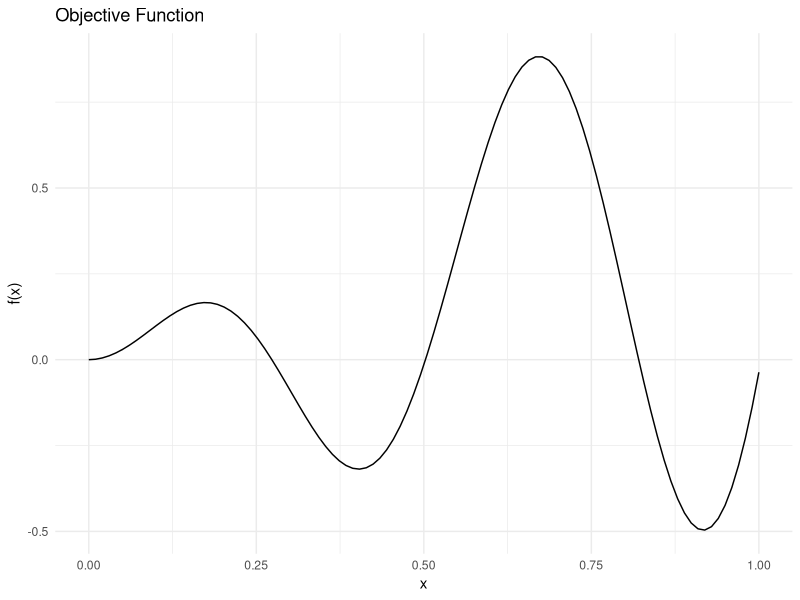
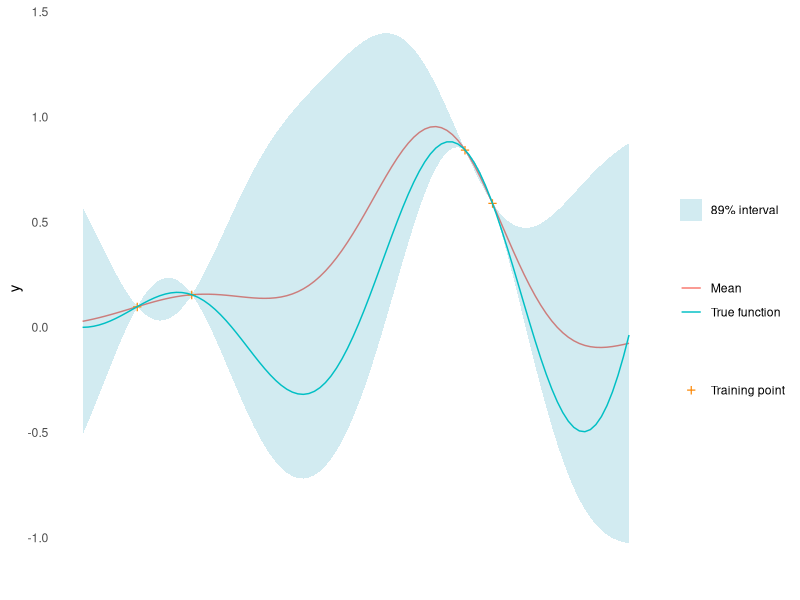
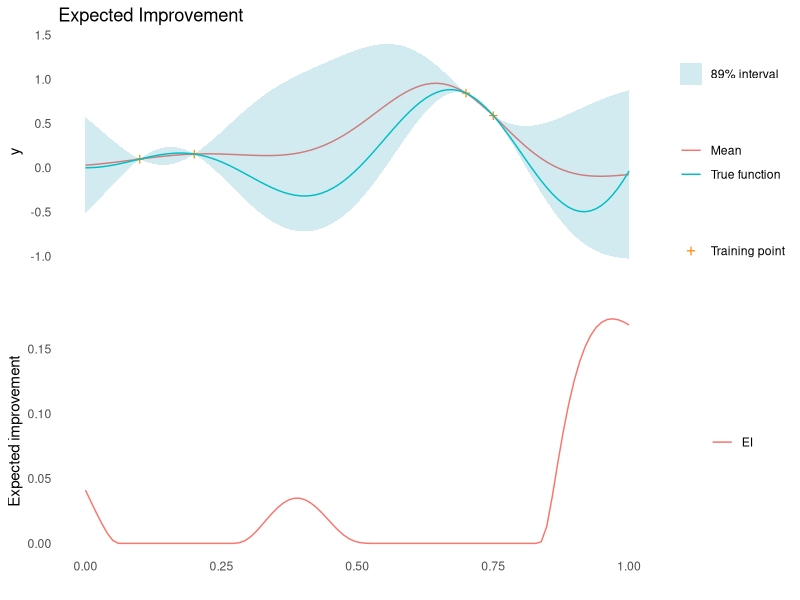
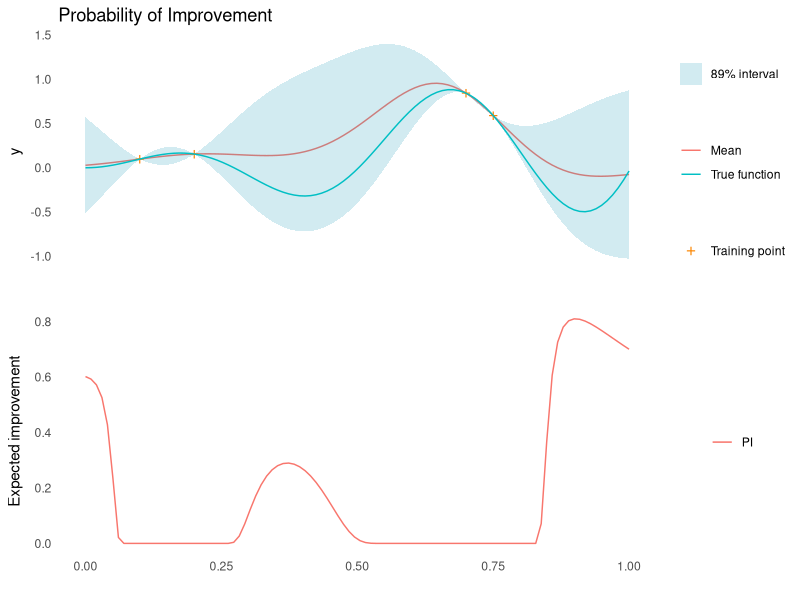
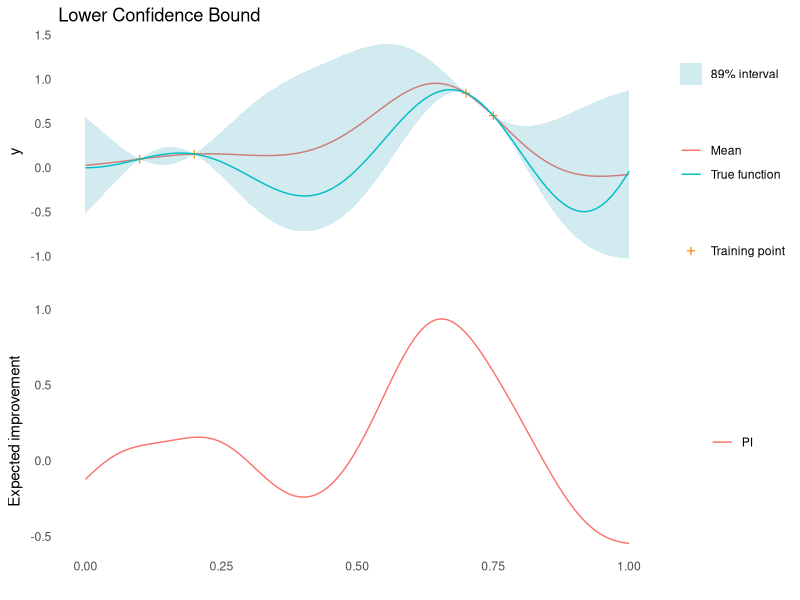

Write R code to recreate these figures, in order.
## ---- chunk 1
library(ggplot2)
library(magrittr)
set.seed(4444)
## ---- chunk 2
objective_function <- function(x) {
  sin(12 * x) * x + 0.5 * x^2
}
X_pred <- matrix(seq(0, 1, length.out = 100), 100, 1)
y_pred <- objective_function(X_pred)
## ---- chunk 3
#| code-fold: true
#| code-summary: "Show the code"
ggplot(data = tibble::tibble(x = X_pred, y = y_pred)) +
  geom_line(aes(x = x, y = y)) +
  theme_minimal() +
  labs(x = "x", y = "f(x)", title = "Objective Function")
## ---- chunk 4
#| code-fold: true
#| code-summary: "Show the code"
#' RBF Kernel
#'
#' @param X1 matrix of dimensions (n, d). Vectors are coerced to (1, d).
#' @param X2 matrix of dimensions (m, d). Vectors are coerced to (1, d).
#' @param l length scale
#' @param sigma_f scale parameter 
#'
#' @return matrix of dimensions (n, m)
rbf_kernel <- function(X1, X2, l = 1.0, sigma_f = 1.0) {
  if (is.null(dim(X1))) dim(X1) <- c(1, length(X1))
  if (is.null(dim(X2))) dim(X2) <- c(1, length(X2))
  sqdist <- (- 2*(X1 %*% t(X2))) %>%
    add(rowSums(X1**2, dims = 1)) %>%
    sweep(2, rowSums(X2**2, dims = 1), `+`)
  sigma_f**2 * exp(-0.5 / l**2 * sqdist)
}

#' Random Samples from a Multivariate Gaussian
#' 
#' This implementation is similar to MASS::mvrnorm, but uses chlosky
#' decomposition instead. This should be more stable but is less efficient than
#' the MASS implementation, which recycles the eigen decomposition for the
#' sampling part.
#'
#' @param n number of samples to sample
#' @param mu the mean of each input dimension
#' @param sigma the covariance matrix
#' @param epsilon numerical tolerance added to the diagonal of the covariance
#'  matrix. This is necessary for the Cholesky decomposition, in some cases.
#'
#' @return numerical vector of n samples
rmvnorm <- function(n = 1, mu, sigma, epsilon = 1e-6) {
    p <- length(mu)
    if(!all(dim(sigma) == c(p, p))) stop("incompatible dimensions of arguments")
    ev <- eigen(sigma, symmetric = TRUE)$values
    if(!all(ev >= -epsilon*abs(ev[1L]))) {
      stop("The covariance matrix (sigma) is not positive definite")
    }
    cholesky <- chol(sigma + diag(p)*epsilon)
    sample <- rnorm(p*n, 0, 1)
    dim(sample) <- c(n, p)
    sweep(sample %*% cholesky, 2, mu, FUN = `+`)
}

#' Get Parameters of the Posterior Gaussian Process
#'
#' @param kernel kernel function used for the Gaussian process
#' @param X_pred matrix (m, d) of prediction points
#' @param X_train matrix (n, d) of training points
#' @param y_train column vector (n, d) of training observations
#' @param noise scalar of observation noise
#' @param ... named parameters for the kernel function
#'
#' @return list of mean (mu) and covariance (sigma) for the Gaussian
posterior <- function(kernel, X_pred, X_train, y_train, noise = 1e-8, ...) {
  if (is.null(dim(X_pred))) dim(X_pred) <- c(length(X_pred), 1)
  if (is.null(dim(X_train))) dim(X_train) <- c(length(X_train), 1)
  if (is.null(dim(y_train))) dim(y_train) <- c(length(y_train), 1)
  K <- kernel(X_train, X_train, ...) + noise**2 * diag(dim(X_train)[[1]])
  K_s <- kernel(X_train, X_pred, ...)
  K_ss <- kernel(X_pred, X_pred, ...) + 1e-8 * diag(dim(X_pred)[[1]])
  K_inv <- solve(K)
  mu <- (t(K_s) %*% K_inv) %*% y_train
  sigma <- K_ss - (t(K_s) %*% K_inv) %*% K_s
  list(mu = mu, sigma = sigma)
}

#' Negative log-Likelihood of a Kernel
#'
#' @param kernel kernel function
#' @param X_train matrix (n, d) of training points
#' @param y_train column vector (n, d) of training observations
#' @param noise scalar of observation noise
#'
#' @return function with kernel parameters as input and negative log likelihood
#' as output
nll <- function(kernel, X_train, y_train, noise) {
  function(params) {
    n <- dim(X_train)[[1]]
    K <- rlang::exec(kernel, X1 = X_train, X2 = X_train, !!!params)
    L <- chol(K + noise**2 * diag(n))
    a <- backsolve(r = L, x = forwardsolve(l = t(L), x = y_train))
    0.5*t(y_train)%*%a + sum(log(diag(L))) + 0.5*n*log(2*pi)
  }
}

#' Gaussian Process Regression
#'
#' @param kernel kernel function
#' @param X_train matrix (n, d) of training points
#' @param y_train column vector (n, d) of training observations
#' @param noise scalar of observation noise
#' @param ... parameters of the kernel function with initial guesses. Due to the
#' optimiser used, all parameters must be given and the order unfortunately
#' matters
#'
#' @return function that takes a matrix of prediction points as input and
#' returns the posterior predictive distribution for the output
gpr <- function(kernel, X_train, y_train, noise = 1e-8, ...) {
  kernel_nll <- nll(kernel, X_train, y_train, noise)
  param <- list(...)
  opt <- optim(par = rep(1, length(param)), fn = kernel_nll)
  opt_param <- opt$par
  function(X_pred) {
    post <- rlang::exec(
      posterior,
      kernel = kernel,
      X_pred = X_pred,
      X_train = X_train,
      y_train = y_train,
      noise = noise,
      !!!opt_param
    )
    list(
      mu = post$mu,
      sigma = diag(post$sigma),
      parameters = set_names(opt_param, names(param))
    )
  }
}
## ---- chunk 5
X_train <- matrix(c(0.1, 0.2, 0.7, 0.75), 4, 1)
y_train <- objective_function(X_train)
gp <- gpr(rbf_kernel, X_train, y_train, noise = 1e-8, l = 1, sigma_f = 1)
y_best <- min(y_train)
post_pred <- gp(X_pred)
mu <- post_pred$mu
sigma <- post_pred$sigma
## ---- chunk 6
#| code-fold: true
#| code-summary: "Show the code"
gp_plot <- tibble::tibble(
    mu = mu,
    uncertainty = 1.96*sqrt(sigma),
    upper = mu + uncertainty,
    lower = mu - uncertainty,
    x = X_pred,
    f = y_pred
  ) %>%
    ggplot(aes(x = x)) +
    geom_line(aes(y = mu, colour = "Mean")) +
    geom_ribbon(
      aes(ymin = lower, ymax = upper, fill = "89% interval"),
      alpha = 0.2
    ) +
    geom_point(
      data = tibble::tibble(x = X_train, y = y_train),
      aes(x = x, y = y, shape = "Training point"),
      colour = "#fb8500",
      size = 4
    ) +
    geom_line(mapping = aes(y = f, colour = "True function")) +
    scale_shape_manual(values = c("Training point" = "+")) +
    scale_fill_manual(values = c("89% interval" = "#219ebc")) +
    labs(shape = "") +
    theme_minimal() +
    labs(
      y = "y",
      x = "",
      colour = "",
      fill = ""
    ) +
    theme(panel.grid = element_blank(), axis.text.x = element_blank())
gp_plot
## ---- chunk 7
#| code-fold: true
#| code-summary: "Show the code"
acquisition_plot <- function(X_pred, ei, gp_plot, label = "EI", title = "") {
  p1 <- tibble::tibble(
    x = X_pred,
    ei = ei
  ) %>%
    ggplot() +
    geom_line(aes(x = x, y = ei, colour = label)) +
    theme_minimal() +
    labs(x = "", y = "Expected improvement", colour = "") +
    theme(panel.grid = element_blank())
  p2 <- gp_plot + labs(title = title)
  aligned_plots <- cowplot::align_plots(p2, p1 , align = "v")
  cowplot::plot_grid(aligned_plots[[1]], aligned_plots[[2]], ncol = 1)
}
## ---- chunk 8
#' Expected Improvement Acquisition Function
#' 
#' @mu vector of length m. Mean of a Gaussian process at m points.
#' @sigma vector of length m. The diagonal of the covariance matrix of a
#' Gaussian process evaluated at m points.
#' @param y_best scalar. Best mean prediction so far on observed points
#' @param xi scalar, exploration/exploitation trade off
#' @task one of "max" or "min", indicating the optimisation problem
#'
#' @return EI, vector of length m
expected_improvement <- function(mu, sigma, y_best, xi = 0.01, task = "min") {
  if (task == "min") imp <- y_best - mu - xi
  if (task == "max") imp <- mu - y_best - xi
  if (is.null(imp)) stop('task must be "min" or "max"')
  Z <- imp / sigma
  ei <- imp * pnorm(Z) + sigma * dnorm(Z)
  ei[sigma == 0.0] <- 0.0
  ei
}
## ---- chunk 9
ei <- expected_improvement(mu, sigma, y_best, xi = 0.05)
acquisition_plot(X_pred, ei, gp_plot, "EI", "Expected Improvement")
## ---- chunk 10
#' Probability of Improvement Acquisition Function
#' 
#' @mu vector of length m. Mean of a Gaussian process at m points.
#' @sigma vector of length m. The diagonal of the covariance matrix of a
#' Gaussian process evaluated at m points.
#' @param y_best scalar. Best mean prediction so far on observed points
#' @param xi scalar, exploration/exploitation trade off
#' @task one of "max" or "min", indicating the optimisation problem
#'
#' @return PI, vector of length m
probability_of_improvement <- function(mu,
                                       sigma,
                                       y_best,
                                       xi = 0.01,
                                       task = "min") {
  if (task == "min") imp <- y_best - mu - xi
  if (task == "max") imp <- mu - y_best - xi
  pnorm(imp / sigma)
}
## ---- chunk 11
pi <- probability_of_improvement(mu, sigma, y_best, xi = 0.05)
acquisition_plot(X_pred, pi, gp_plot, "PI", "Probability of Improvement")
## ---- chunk 12
confidence_bound <- function(mu, sigma, kappa, task = "min") {
  if (task == "min") return(mu - kappa * sigma)
  if (task == "max") return(mu + kappa * sigma)
}
## ---- chunk 13
cb <- confidence_bound(mu, sigma, kappa = 2)
acquisition_plot(X_pred, cb, gp_plot, label = "PI", title = "Lower Confidence Bound")
